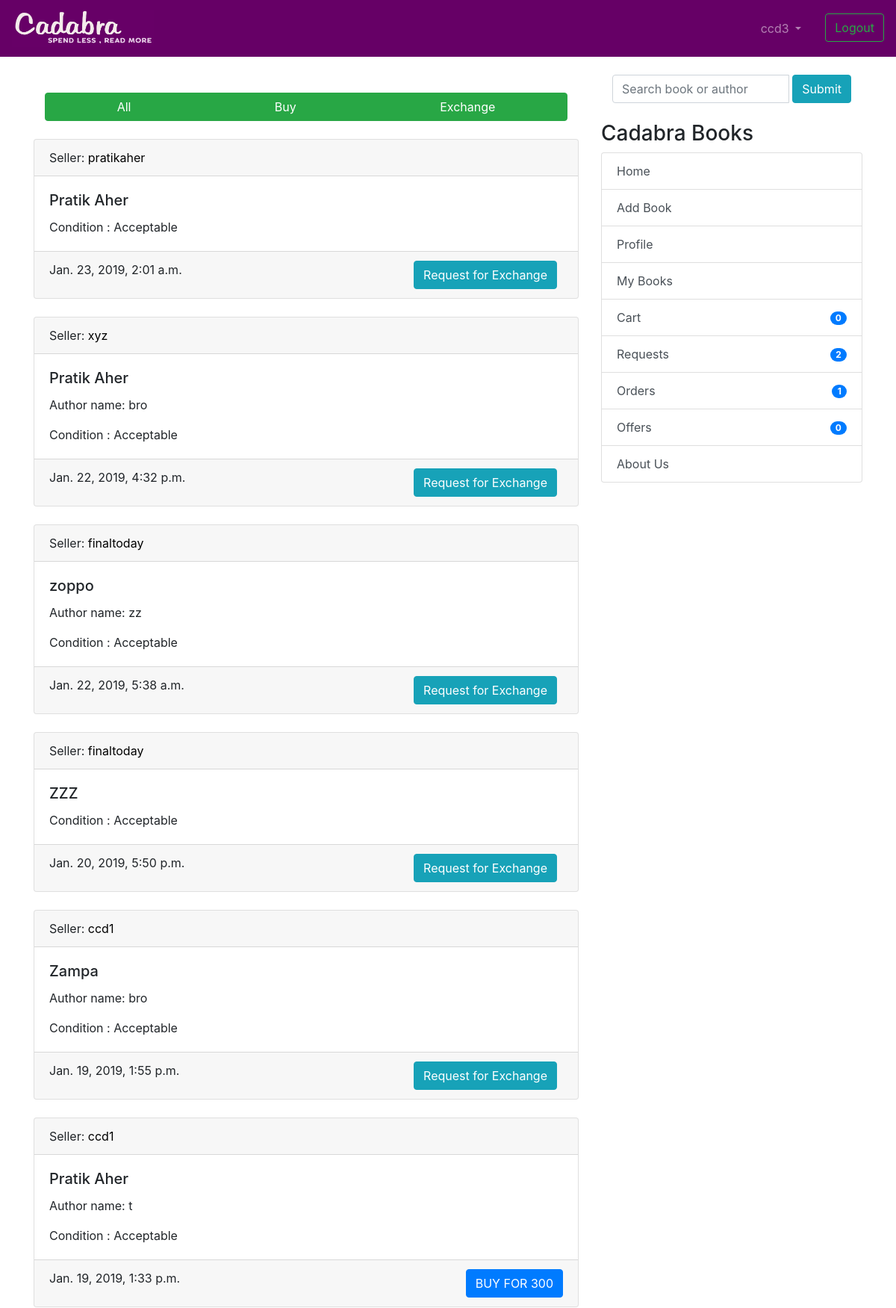
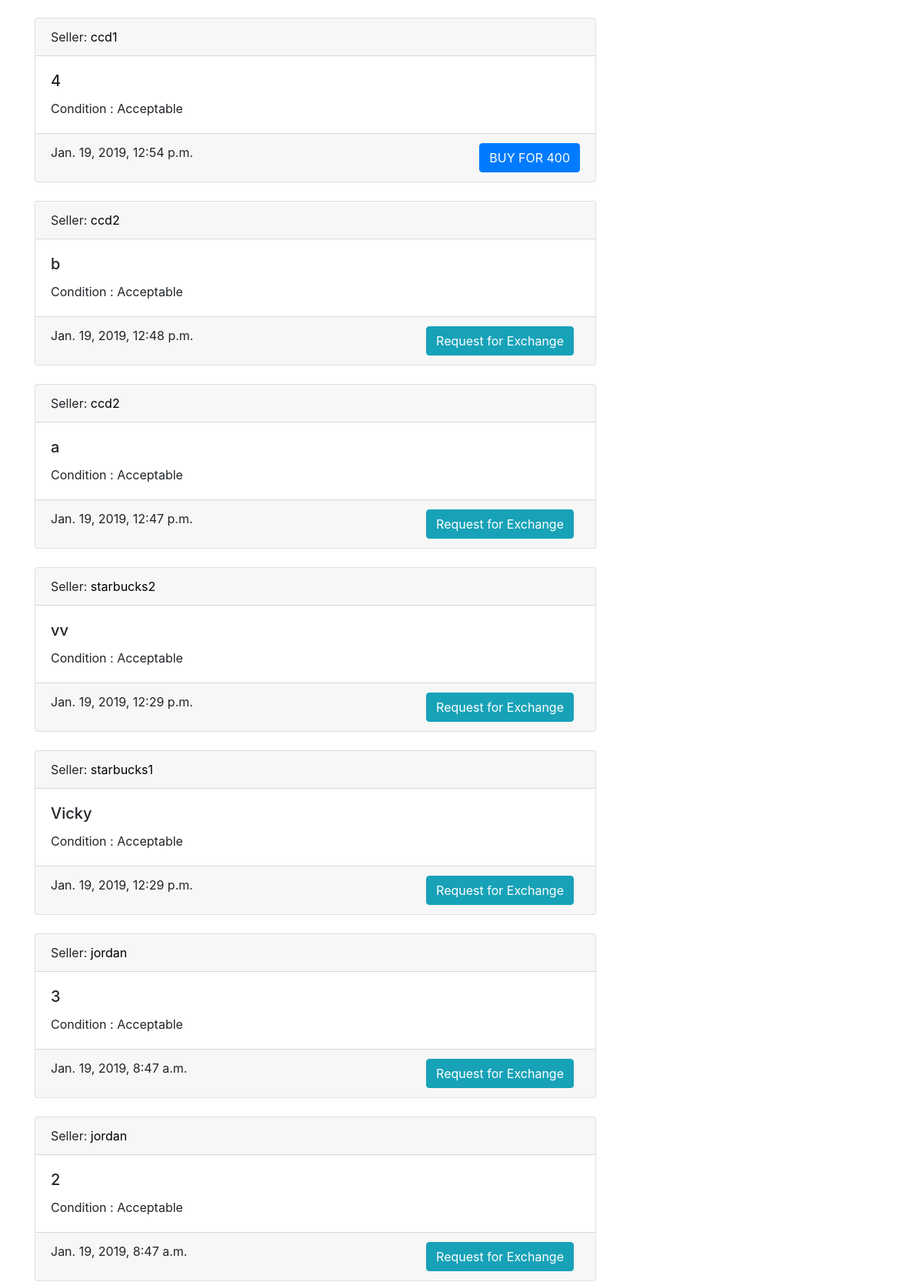
/ (signed in, upper part), run on the app's committed database (2 pictures, top to bottom).
### coreapp/models.py (models this page shows, shortened)
class Book(models.Model):
    user = models.ForeignKey(User, on_delete=models.CASCADE, null=True)
    book_name = models.CharField(
        max_length=100, help_text="We only deal with original books with ISBN codes, pirated books will not be accepted.")
    author_name = models.CharField(max_length=100, blank=True, null=True)
    description = models.CharField(max_length=2000, blank=True, null=True)
    image = models.ImageField('Book Image', null=True,
                              blank=True, upload_to="book_images/")
    price = models.IntegerField(
        null=True, blank=True, help_text="We would be deducting 20 rupees from item price for delivery purposes.")
    sell_or_exchange = models.CharField(
        max_length=100, choices=BUY_OR_EXCHANGE, default='Exchange', help_text="By adding items to exchange you can make requests to other users for exchange.")
    condition = models.CharField(
        max_length=100, choices=CONITION_CHOICES, default='Acceptable')
    created_at = models.DateTimeField(auto_now_add=True)
    class Meta:
        verbose_name = 'Book'
        verbose_name_plural = 'Books'

### coreapp/views.py (the view)
# urls.py: path('', views.BookListView.as_view(), name='list_entries'),
class BookListView(LoginRequiredMixin, generic.ListView):
    model = Book
    template_name = 'list_entries.html'
    context_object_name = 'books'
    paginate_by = 15
    def get_queryset(self):
        return Book.objects.exclude(user=self.request.user).exclude(id__in=ordered_books).exclude(id__in=requester_books).exclude(id__in=offerrer_books).order_by('-created_at')

### nofapapp/context_processors.py (called while the page is built)
def add_variable_to_context(request):
    if request.user.id:
        orderitems = Order.objects.get(owner=request.user.profile)
        return {
            'requestscount': Requests.objects.filter(requester=request.user).count(),
            'offercount' : Requests.objects.filter(offerrer=request.user).count(),
            'orderscount': Transaction.objects.filter(Q(offerrer=request.user) | Q(requester=request.user)).count()+FinalBuyOrder.objects.filter(user=request.user).count(),
            'cartitemscount': orderitems.items.count(),
            'addresscheck': get_object_or_404(ShippingAddress, profile=get_object_or_404(Profile, user=request.user)).address1,
            }
    else:
        return {}

### templates/list_entries.html (shortened to what this page needs)
{% extends 'base.html' %}
{% load static %}
{% block stylesheet %}
  <link rel="stylesheet" href="{% static 'css/search.css' %}">
{% endblock %}
{% block search %}
<div class="container">
  <div class="col-md-17">
<form class="navbar-form" method="GET" action="{% url 'searchapp:search' %}">
  <div class="input-group add-on">
    <input class="form-control" placeholder="Search book or author" name="search" id="search" type="text">
    <div class="ml-1 input-group-btn">
      <button class="btn btn-info" type="submit" >Submit</button>
    </div>
  </div>
</form>
</div>
</div>
{% endblock %}
{% block content %}
<br/>
<div class="btn-group container-fluid">
  <a href="{% url 'coreapp:list_entries' %}" class="btn btn-success">All</a>
  <a href="{% url 'coreapp:buy_entries' %}" class="btn btn-success">Buy</a>
  <a href="{% url 'coreapp:exchange_entries' %}" class="btn btn-success">Exchange</a>
</div>
<br />
<br/>
{% if books %}
    {% for book in books %}
    <div class="card text-left">
      <div class="card-header">
        Seller: <a href="{% url 'coreapp:userbooksforuser' book.user %}" style="color:black">{{ book.user.username }}</a>
      </div>
      <div class="card-body">
      <div class="d-flex justify-content-between">
        <div>
          <h5 class="card-title">{{ book.book_name }}</h5>
        {% if book.author_name %}
        <p class="card-text">Author name: {{ book.author_name }}</p>
        {% endif %}
        <p class="card-text">Condition : {{ book.condition }} </p>
        </div>
      </div>
      </div>
      <div class="card-footer text-mutxed">
        {{ book.created_at }}
        {% if book.sell_or_exchange == 'Sell' %}
        <a href="{% url 'cart:add_to_cart' book.id %}" class="btn btn-primary float-right">BUY FOR {{ book.price }}</a>
        {% else %}
        <button type="button" class="mr-2 btn btn-info float-right" data-toggle="modal" data-target="#requestmodal{{ book.id }}">Request for Exchange</button>
        {% endif %}
      </div>
    </div>
  {% endfor %}
  {% else %}
  <h2 align="center">No Relevant Books Found !</h2>
  {% endif %}
{% endblock %}

### templates/base.html (shortened to what this page needs)
{% load static %}
<!doctype html>
<html lang="en">
  <head>
    <link rel="stylesheet" href="https://stackpath.bootstrapcdn.com/bootstrap/4.2.1/css/bootstrap.min.css"
>
    {% block stylesheet %}{% endblock %}
  </head>
  <body>
    <header class="site-header">
<nav class="navbar navbar-expand-lg navbar-dark" style="background-color: #660066;">
  <a class="navbar-brand" href="{% url 'coreapp:list_entries' %}">
      <img src="{% static 'img/cadabra.png' %}" alt="Logo" style="width:190px;height:50px" >
    </a>
  <div class="collapse navbar-collapse" id="navbarSupportedContent">
    <ul class="navbar-nav ml-auto">
      {% if user.is_authenticated %}
      <li class="nav-item dropdown">
        <a class="nav-link dropdown-toggle mr-3" href="#" id="navbarDropdown" role="button" data-toggle="dropdown"
          aria-haspopup="true" aria-expanded="false">
          {{ user.username }}
        </a>
      </li>
      <li><a class="btn btn-outline-success ml-2 my-2 my-sm-0" href="{% url 'logout'%}">Logout</a></li>
        {% else %}
      <li><a href="{% url 'login' %}" class="btn btn-outline-success">Login</a></li>
      <li><a href="{% url 'coreapp:signup' %}" class="btn btn-primary ml-2">Sign up</a></li>
      {% endif %}
    </ul>
  </div>
</nav>
  </header>
  <br/>
    <div class="container">
      <div class="row justify-content-center">
        <div class="col-8">
          {% block content %}
          {% endblock %}
        </div>
        {% if user.is_authenticated %}
                <div class="col-md-4">
                  <div class="content-section">
                    {% block search %}
                    {% endblock %}
                    <br/>
                    <h3>Cadabra Books</h3>
                      <ul class="list-group">
                        <a class="list-group-item list-group-item-action" href="{% url 'coreapp:list_entries' %}" > Home </a>
                        <a class="list-group-item list-group-item-action" href="{% url 'coreapp:new_entry' %}" > Add Book</a>
                        <a class="list-group-item list-group-item-action" href="{% url 'coreapp:profile' %}" >Profile</a>
                        <a class="list-group-item list-group-item-action" href="{% url 'coreapp:userbooks' %}" >My Books</a>
                        <a class="list-group-item list-group-item-action" href="{% url 'cart:cart_items' %}" >Cart<span class="badge badge-primary badge-pill float-right mt-1">{{ cartitemscount }}</span> </a>
                        <a class="list-group-item list-group-item-action" href="{% url 'transaction:requests_view' %}" >Requests<span class="badge badge-primary badge-pill float-right mt-1">{{ requestscount }}</span></a>
                        <a class="list-group-item list-group-item-action" href="{% url 'transaction:orders_view' %}" >Orders <span class="badge badge-primary badge-pill float-right mt-1">{{ orderscount }}</span></a>
                        <a class="list-group-item list-group-item-action" href="{% url 'transaction:offers_view' %}" >Offers <span class="badge badge-primary badge-pill float-right mt-1">{{ offercount }}</span></a>
                        <a class="list-group-item list-group-item-action" href="{% url 'coreapp:aboutus' %}">About Us</a>
                      </ul>
                      <br/>
                  </div>
                </div>
                {% endif %}
      </div>
    </div>
</body>
</html>

### data on the page
Book: user.username "pratikaher", book_name "Pratik Aher", condition "Acceptable", created_at "Jan. 23, 2019, 2:01 a.m."
Book: user.username "xyz", book_name "Pratik Aher", author_name "bro", condition "Acceptable", created_at "Jan. 22, 2019, 4:32 p.m."
Book: user.username "finaltoday", book_name "zoppo", author_name "zz", condition "Acceptable", created_at "Jan. 22, 2019, 5:38 a.m."
Book: user.username "finaltoday", book_name "ZZZ", condition "Acceptable", created_at "Jan. 20, 2019, 5:50 p.m."
Book: user.username "ccd1", book_name "Zampa", author_name "bro", condition "Acceptable", created_at "Jan. 19, 2019, 1:55 p.m."
Book: user.username "ccd1", book_name "Pratik Aher", author_name "t", condition "Acceptable", created_at "Jan. 19, 2019, 1:33 p.m.", price "300"
Book: user.username "ccd1", book_name "4", condition "Acceptable", created_at "Jan. 19, 2019, 12:54 p.m.", price "400"
Book: user.username "ccd2", book_name "b", condition "Acceptable", created_at "Jan. 19, 2019, 12:48 p.m."
Book: user.username "ccd2", book_name "a", condition "Acceptable", created_at "Jan. 19, 2019, 12:47 p.m."
Book: user.username "starbucks2", book_name "vv", condition "Acceptable", created_at "Jan. 19, 2019, 12:29 p.m."
Book: user.username "starbucks1", book_name "Vicky", condition "Acceptable", created_at "Jan. 19, 2019, 12:29 p.m."
Book: user.username "jordan", book_name "3", condition "Acceptable", created_at "Jan. 19, 2019, 8:47 a.m."
Book: user.username "jordan", book_name "2", condition "Acceptable", created_at "Jan. 19, 2019, 8:47 a.m."

### other printed values
{{ user.username }} "ccd3"
{{ cartitemscount }} "0"
{{ requestscount }} "2"
{{ orderscount }} "1"
{{ offercount }} "0"
